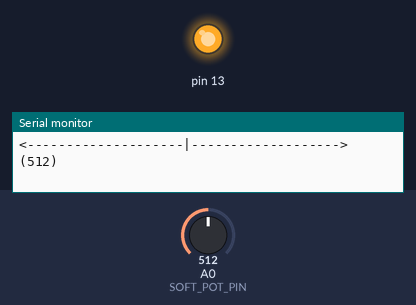
A sketch run on a simulated Arduino Uno, built with avr-gcc and run on an emulated ATmega328P. On the bench: output pins drawn as LEDs (lit = HIGH), the last lines printed to the serial monitor. The inputs (shaded band) are chosen by the test bench; at power-on: A0 (SOFT_POT_PIN) = 512.

Above: at 1.2 s.
1.3 s: A0 (SOFT_POT_PIN) set to 12
4.3 s: A0 (SOFT_POT_PIN) set to 9
At 4.7 s:
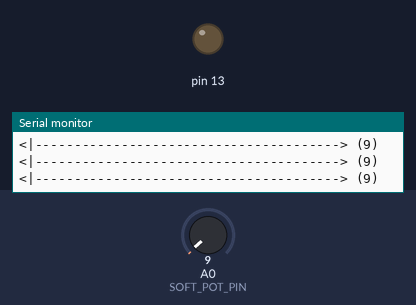
5.8 s: A0 (SOFT_POT_PIN) set to 122
At 7.0 s:
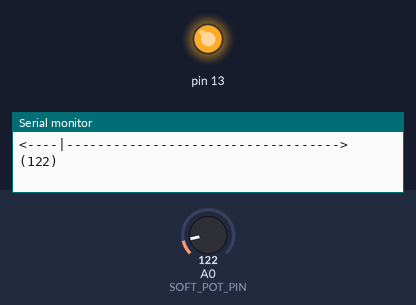
7.3 s: A0 (SOFT_POT_PIN) set to 0
At 8.4 s:
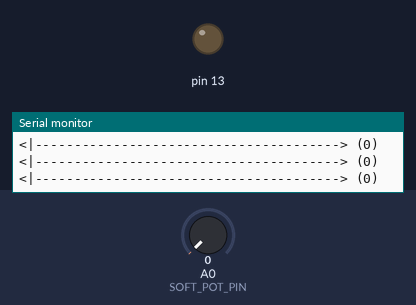
Timing chart, 0 to 9.8 s (numbered marks = the images above; inputs shaded):
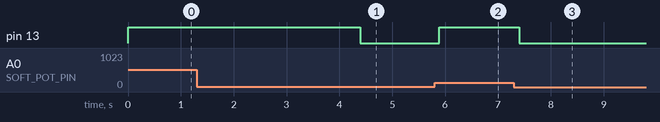

Measured:
- the behaviour switches between 11 and 10 on A0 (SOFT_POT_PIN) (found by bisection; images 0 and 1)
- after the input at 4.3 s, pin 13: HIGH → LOW after 0.09 s
- after the input at 5.8 s, pin 13: LOW → HIGH after 0.09 s
- after the input at 7.3 s, pin 13: HIGH → LOW after 0.10 s

The sketch:

Slider.ino
```cpp
/******************************************************************************
SoftPot_Example.ino
Example sketch for SparkFun's soft membrane potentiometer
  (https://www.sparkfun.com/products/8680)
Jim Lindblom @ SparkFun Electronics
April 28, 2016

- Connect the softpot's outside pins to 5V and GND (the outer pin with an arrow
indicator should be connected to GND).
- Connect the middle pin to A0.

As the voltage output of the softpot changes, a line graph printed to the
serial monitor should match the wiper's position.

Development environment specifics:
Arduino 1.6.7
******************************************************************************/
const int SOFT_POT_PIN = A0; // Pin connected to softpot wiper

const int GRAPH_LENGTH = 40; // Length of line graph

void setup()
{
  Serial.begin(9600);
  pinMode(SOFT_POT_PIN, INPUT);
  pinMode(13, OUTPUT);
}

void loop()
{
  // Read in the soft pot's ADC value
  int softPotADC = analogRead(SOFT_POT_PIN);
  // Map the 0-1023 value to 0-40
  int softPotPosition = map(softPotADC, 0, 1023, 0, GRAPH_LENGTH);

  int LEDpwm = map(softPotADC, 0, 1023, 127, 225);

  // Print a line graph:
  Serial.print("<"); // Starting end
  for (int i=0; i<GRAPH_LENGTH; i++)
  {
    if (i == softPotPosition) Serial.print("|");
    else Serial.print("-");
  }
  Serial.println("> (" + String(softPotADC) + ")");


  analogWrite(13, LEDpwm);


}
```
